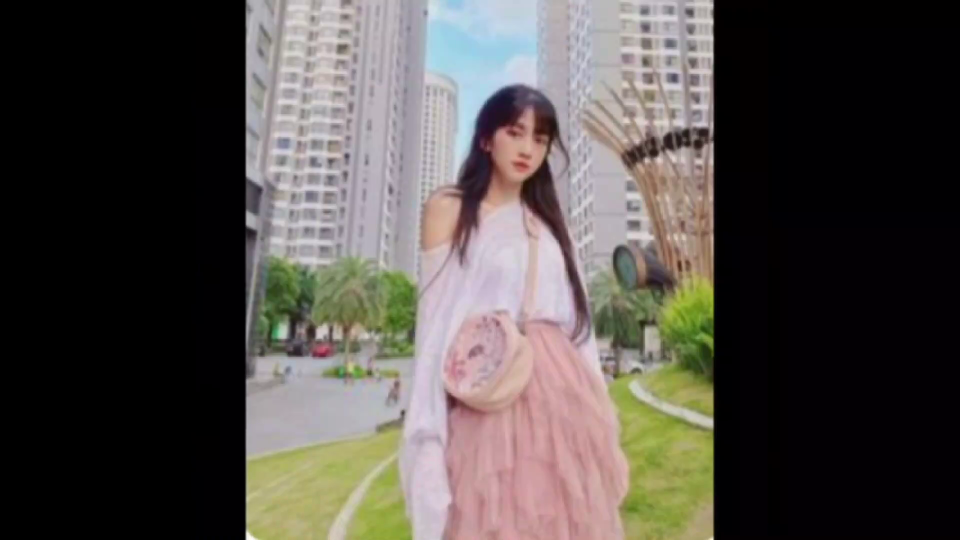
#> input picture frame 44 of Nhan dien khuon mat/project/videoCheck/video.mp4, 1920 x 1080 px, given in place of file.mp4, which was not available (shown at 1/2 size)
$ python bai4.py
#> lines starting #> are read from the running program, lines starting #| are printed output that depends on the picture; after the words box and inside, x2 and y2 are one past the last pixel; in counts of white or black regions, pixels touching at a corner belong together; pictures that were not available may be replaced by others from this repository, and a replacement may not be noted
from email import header
import cv2

cap = cv2.VideoCapture("D:/Nam 1 - He/python/opencv/file.mp4")
while True:
    ret, frame = cap.read()
#> frame is the input picture: shape (1080, 1920, 3); mean B, G, R 73, 76.9, 82.3
    width = int(cap.get(3))
    height = int(cap.get(4))

    #Vẽ đường
    #cv2.line(<biến>, (Tọa độ trên), (Tọa độ dưới), (r, g, b), size)
    img = cv2.line(frame, (0, 0), (width, height), (0, 0, 0), 25)
    img = cv2.line(frame, (0, height), (width, 0), (0, 0, 255), 25)
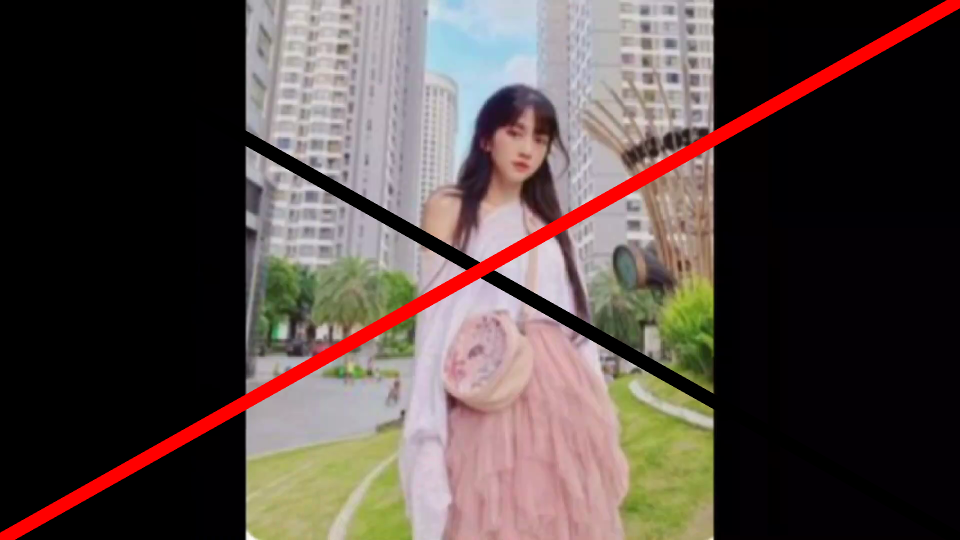
#> img: shape (1080, 1920, 3) (shown at 1/2 size); mean B, G, R 68.7, 72.5, 84.9

    #vẽ HCN
    # cv2.rectangle
    # nếu size = -1 => tô full
    cv2.rectangle(frame, (0, 0), (100, 200), (0, 0, 0), 20)

    #vẽ hình tròn
    cv2.circle(frame, (200, 200), 50, (150, 0, 0), -1)
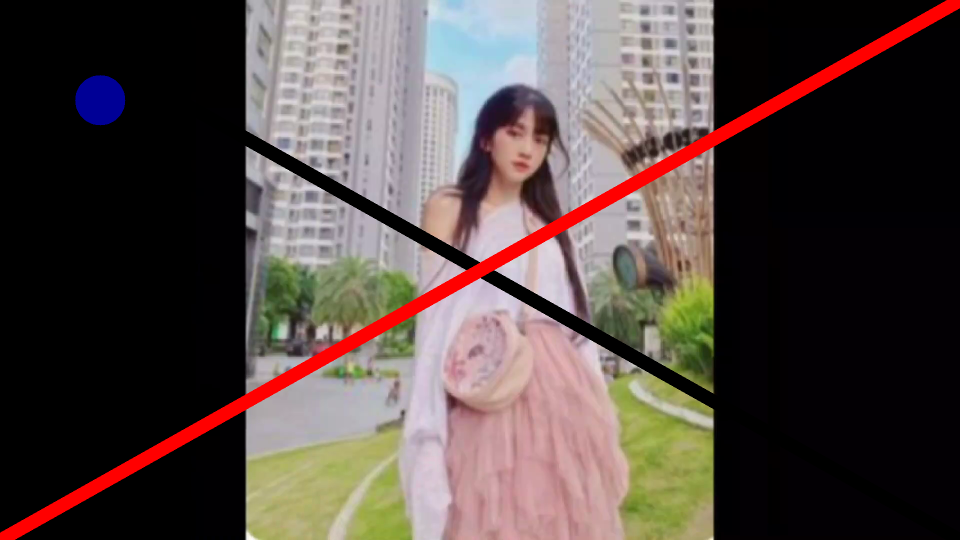
#> frame: shape (1080, 1920, 3) (shown at 1/2 size); 0.38% of pixels changed, all inside (x1, y1, x2, y2) = (150, 150, 251, 251)

    # chèn chữ
    font = cv2.FONT_HERSHEY_TRIPLEX
    img = cv2.putText(frame, "Hello", (100, 200), font, 4, 5)
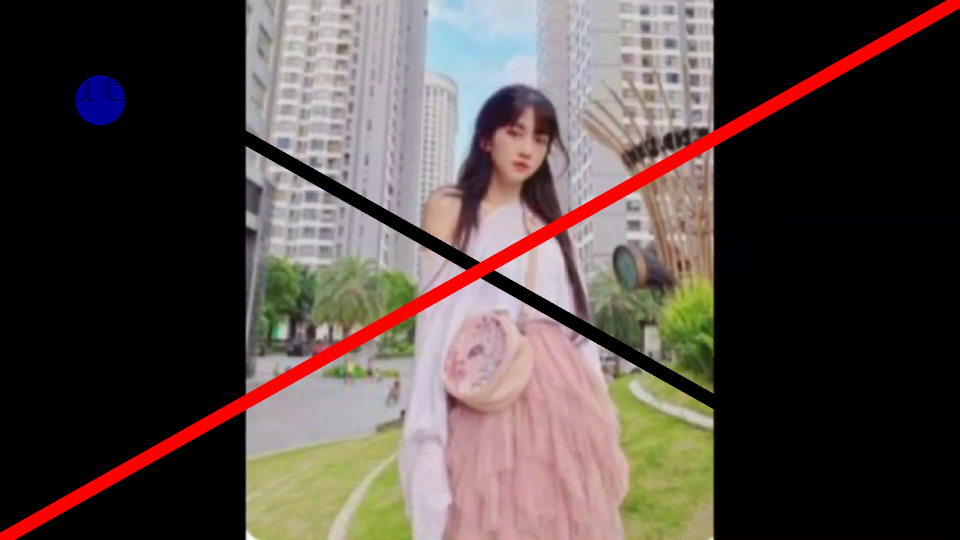
#> img: shape (1080, 1920, 3) (shown at 1/2 size); 0.46% of pixels changed, all inside (x1, y1, x2, y2) = (108, 116, 437, 251)
    cv2.imshow("cua so", frame)
    if cv2.waitKey(1) == ord("s"):
#> (key Esc is pressed here)
        break
cap.replease()
cv2.destroyAllWindows()

$ run again, starting later in the video
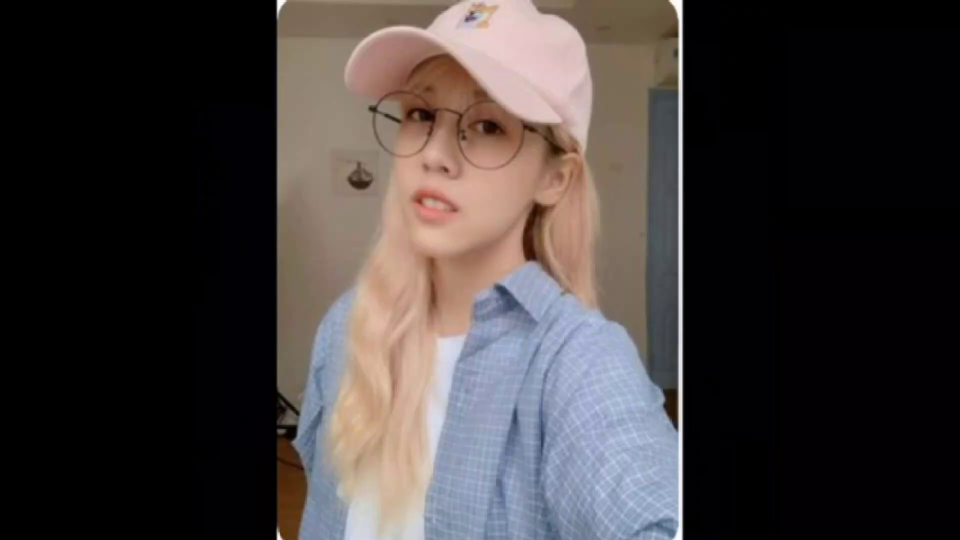
#> input picture frame 200 of Nhan dien khuon mat/project/videoCheck/video.mp4, 1920 x 1080 px, given in place of file.mp4, which was not available (shown at 1/2 size)
#> frame is the input picture: shape (1080, 1920, 3); mean B, G, R 58.2, 58.8, 65.5
#> `cv2.circle(frame, (200, 200), 50, (150, 0, 0), -1)`:
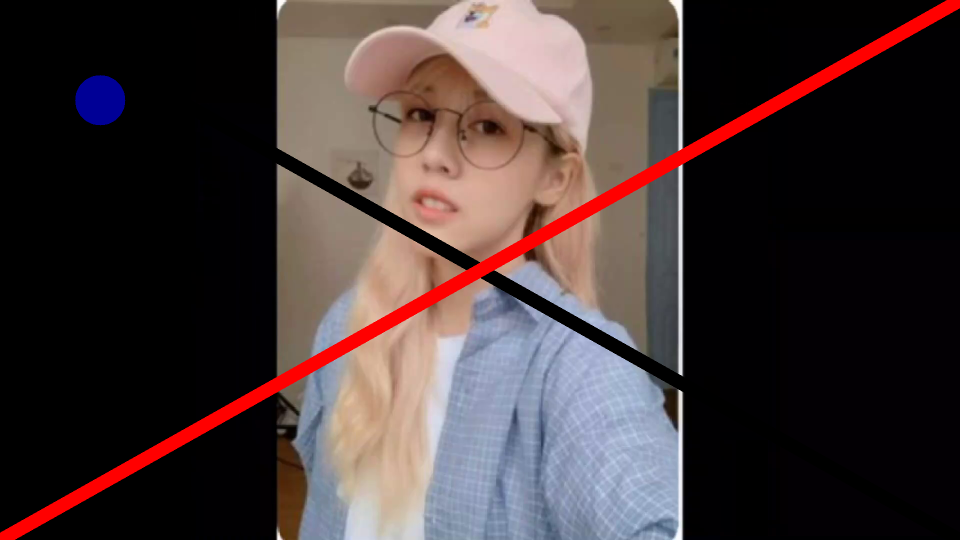
#> frame: shape (1080, 1920, 3) (shown at 1/2 size); mean B, G, R 55.6, 55.5, 69
#> `img = cv2.putText(frame, "Hello", (100, 200), font, 4, 5)`:
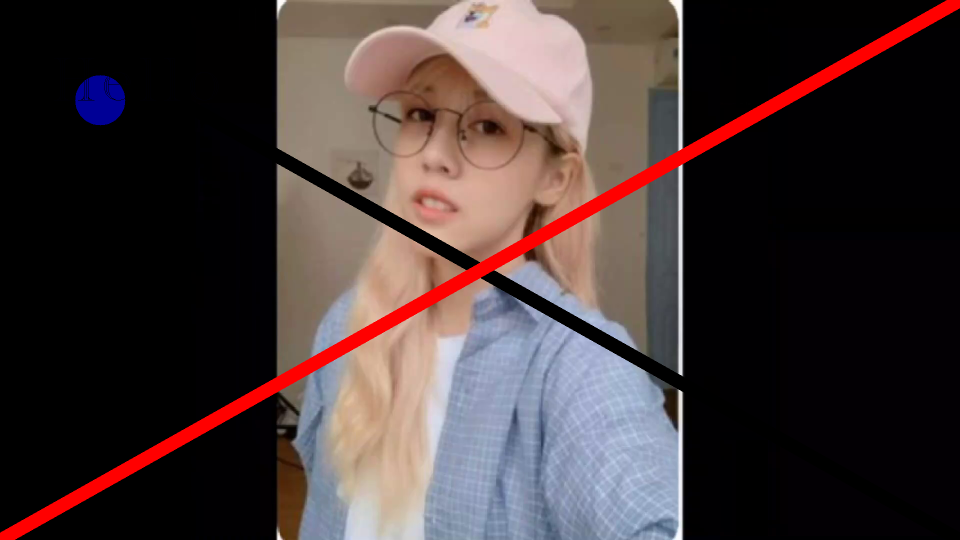
#> img: shape (1080, 1920, 3) (shown at 1/2 size); mean B, G, R 55.5, 55.5, 69

$ run again, starting later in the video
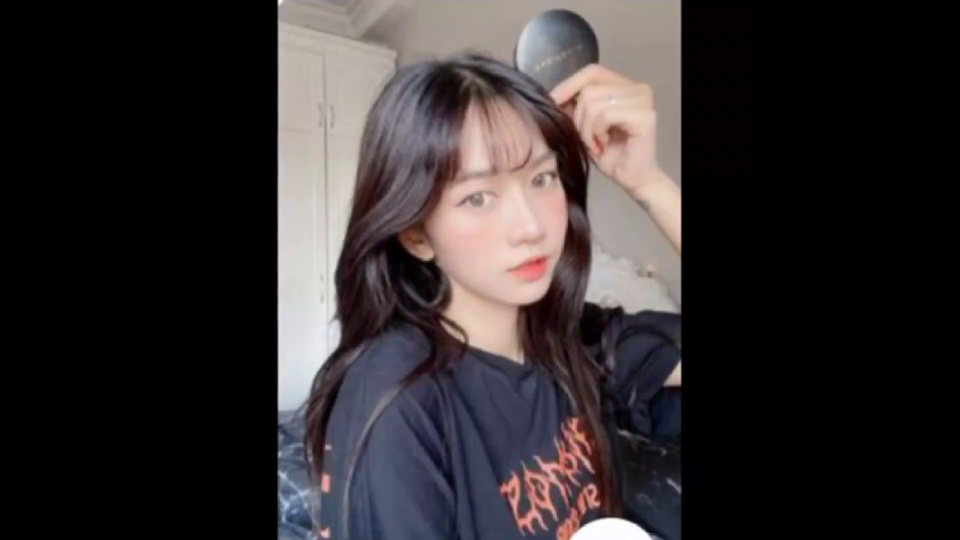
#> input picture frame 356 of Nhan dien khuon mat/project/videoCheck/video.mp4, 1920 x 1080 px, given in place of file.mp4, which was not available (shown at 1/2 size)
#> frame is the input picture: shape (1080, 1920, 3); mean B, G, R 47.5, 46.2, 51.6
#> `cv2.circle(frame, (200, 200), 50, (150, 0, 0), -1)`:
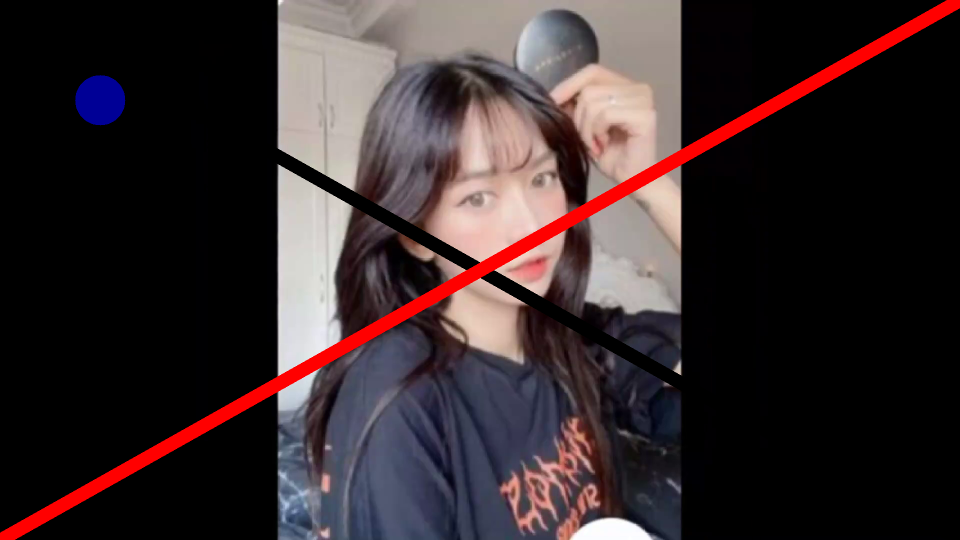
#> frame: shape (1080, 1920, 3) (shown at 1/2 size); mean B, G, R 45.3, 43.4, 55.6
#> `img = cv2.putText(frame, "Hello", (100, 200), font, 4, 5)`:
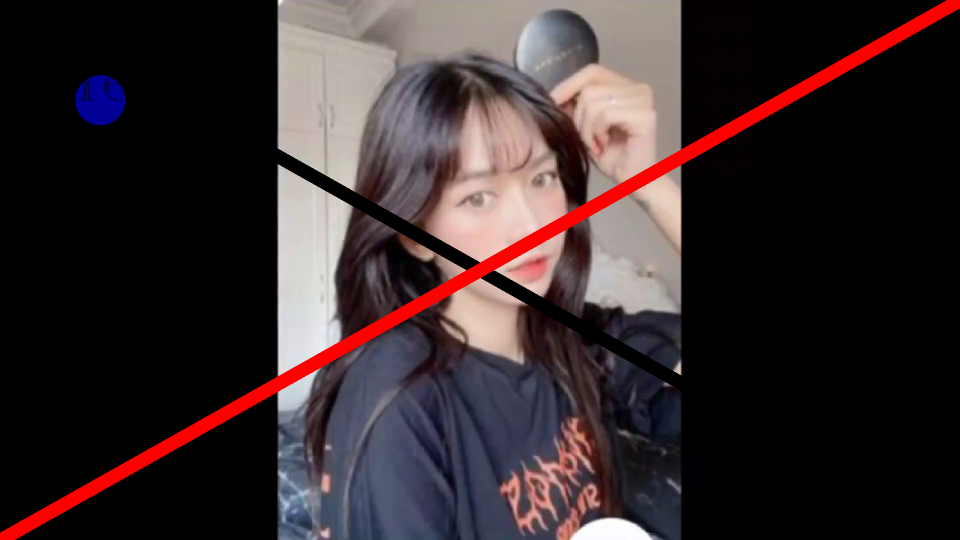
#> img: shape (1080, 1920, 3) (shown at 1/2 size); mean B, G, R 45.3, 43.4, 55.6
